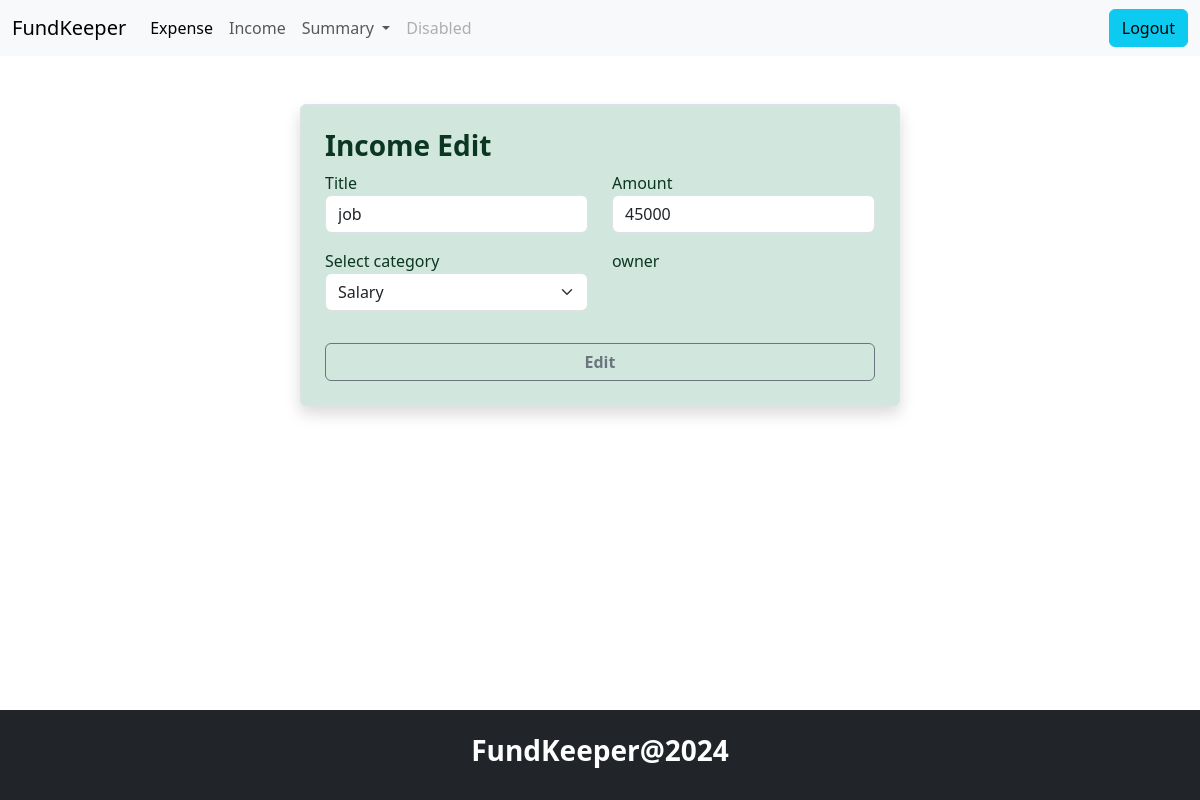
The app's page /income/1/change/ with its own data.
### budget/models.py (models this page shows, shortened)
class Income(models.Model):
    title=models.CharField(max_length=200)
    amount=models.PositiveIntegerField()
    income_categories = (
        ("Salary", "Salary"),
        ("Business", "Business"),
        ("Investment", "Investment"),
        ("Rental", "Rental"),
        ("Interest", "Interest"),
        ("Dividend", "Dividend"),
        ("Royalty", "Royalty"),
        ("Capital", "Capital"),
        ("Pension", "Pension"),
        ("SocialSecurity", "SocialSecurity")
    )
    category=models.CharField(max_length=200,choices=income_categories,default="Salary")
    user_object=models.ForeignKey(User,on_delete=models.CASCADE)
    created_date=models.DateTimeField(auto_now_add=True)

### budget/views.py (the view, shortened to what this page needs)
# urls.py: path('income/<int:pk>/change/',views.IncomeUpdateView.as_view(),name='income-edit'),
class IncomeUpdateView(View):
    def get(self,request,*args, **kwargs):
        id=kwargs.get("pk")
        income_object=Income.objects.get(id=id)
        form_instance=IncomeForm(instance=income_object)
        return render(request,"income_edit.html",{"form":form_instance})

### budget/forms.py
class IncomeForm(forms.ModelForm):
    class Meta:
        model=Income
        exclude=("id","created_date","user_object")
        widgets={
            "title":forms.TextInput(attrs={"class":"form-control"}),
            "amount":forms.NumberInput(attrs={"class":"form-control"}),
            "category":forms.Select(attrs={"class":"form-control form-select"}),
        }

### budget/templates/income_edit.html (shortened to what this page needs)
{%extends 'base.html'%}
{%block main_block%}
<div class="container border shadow my-5 p-4 w-50 mx-auto rounded bg-success-subtle text-success-emphasis">
    <form action="" method="post">
        <h3 class="fw-bold">Income  Edit</h3>
        <div class="mb-3">
            <div class="row">
                <div class="col-6">
                    <label for="">Title</label>
                    {{form.title}}
                </div>
                <div class="col-6">
                    <label for="">Amount</label>
                    {{form.amount}}
                </div>
            </div>
        </div>
        <div class="mb-3">
            <div class="row">
                <div class="col-6">
                    <label for="">Select category</label>
                    {{form.category}}
                </div>
                <div class="col-6">
                    <label for="">owner</label>
                </div>
            </div>
        </div>
        <button type="submit" class="form-control btn btn-outline-secondary fw-bold mt-3">Edit</button>
    </form>
</div>
{%endblock%}

### records on screen
Income: title "job", amount "45000", category "Salary"
